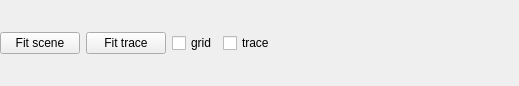
<?xml version="1.0" encoding="UTF-8"?>
<ui version="4.0">
 <class>Form3DToolBox</class>
 <widget class="QWidget" name="Form3DToolBox">
  <property name="geometry">
   <rect>
    <x>0</x>
    <y>0</y>
    <width>519</width>
    <height>86</height>
   </rect>
  </property>
  <property name="sizePolicy">
   <sizepolicy hsizetype="Preferred" vsizetype="Maximum">
    <horstretch>0</horstretch>
    <verstretch>0</verstretch>
   </sizepolicy>
  </property>
  <property name="windowTitle">
   <string>Form</string>
  </property>
  <layout class="QHBoxLayout" name="horizontalLayout">
   <property name="leftMargin">
    <number>0</number>
   </property>
   <property name="topMargin">
    <number>0</number>
   </property>
   <property name="rightMargin">
    <number>0</number>
   </property>
   <property name="bottomMargin">
    <number>0</number>
   </property>
   <item>
    <widget class="QPushButton" name="pushButton_fitScene">
     <property name="text">
      <string>Fit scene</string>
     </property>
    </widget>
   </item>
   <item>
    <widget class="QPushButton" name="pushButton_fitTrace">
     <property name="text">
      <string>Fit trace</string>
     </property>
    </widget>
   </item>
   <item>
    <widget class="QCheckBox" name="checkBox_showGrid">
     <property name="text">
      <string>grid</string>
     </property>
    </widget>
   </item>
   <item>
    <widget class="QCheckBox" name="checkBox_showTrace">
     <property name="text">
      <string>trace</string>
     </property>
    </widget>
   </item>
   <item>
    <spacer name="horizontalSpacer">
     <property name="orientation">
      <enum>Qt::Horizontal</enum>
     </property>
     <property name="sizeHint" stdset="0">
      <size>
       <width>40</width>
       <height>20</height>
      </size>
     </property>
    </spacer>
   </item>
  </layout>
 </widget>
 <resources/>
 <connections/>
</ui>
